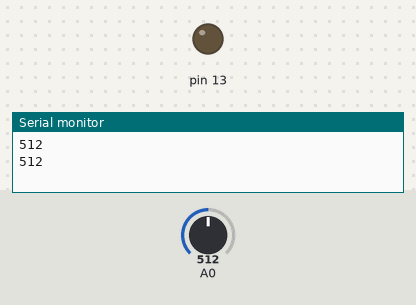
This sketch was run on a simulated Arduino Uno, built with avr-gcc and run on an emulated ATmega328P. On the bench: output pins drawn as LEDs (lit = HIGH), the last lines printed to the serial monitor. The inputs (shaded band) are chosen by the test bench; at power-on: A0 = 512.

Above: at 2.8 s.
2.9 s: A0 set to 583
7.2 s: A0 set to 618
At 11.2 s:
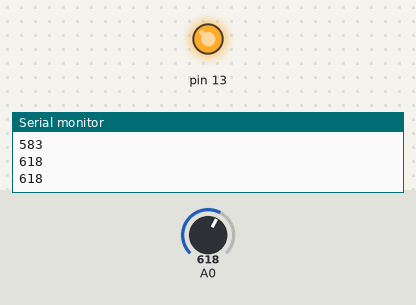
11.5 s: A0 set to 590
At 14.3 s:
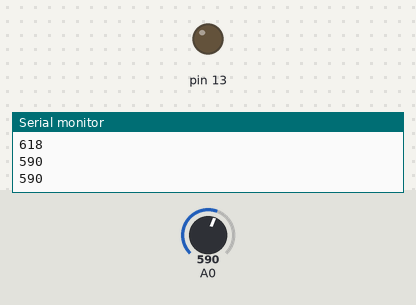
15.5 s: A0 set to 610
At 18.6 s:
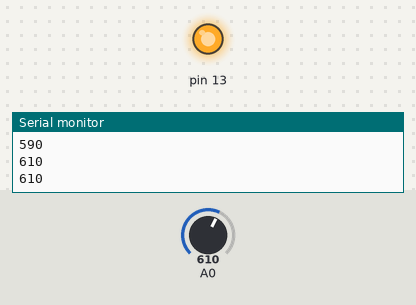
Timing chart, 0 to 20.1 s (numbered marks = the images above; inputs shaded):
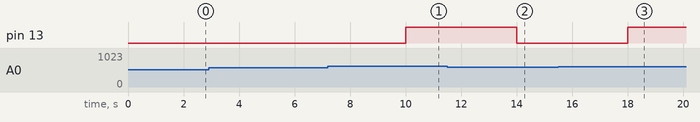

Measured:
- the behaviour switches between 600 and 601 on A0 (found by bisection; images 0 and 1)
- after the input at 7.2 s, pin 13: LOW → HIGH after 2.8 s
- after the input at 11.5 s, pin 13: HIGH → LOW after 2.5 s
- after the input at 15.5 s, pin 13: LOW → HIGH after 2.5 s

The sketch:

code.ino
```cpp
void setup()
{
pinMode(13,OUTPUT);
Serial.begin(9600);


}
void loop()
{
int d=analogRead(A0);
Serial.println(d);
delay(2000);
if(d>600)
{
digitalWrite(13,HIGH);
}
else
{
digitalWrite(13,LOW);
}


}
```
